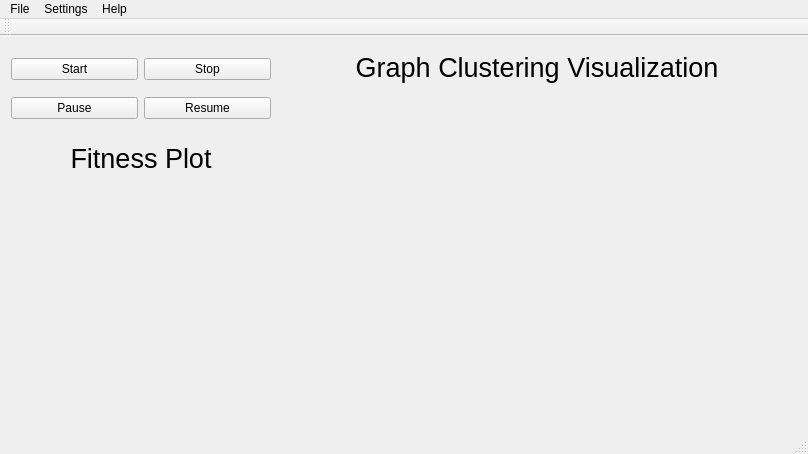
<?xml version="1.0" encoding="UTF-8"?>
<ui version="4.0">
 <class>MainWindow</class>
 <widget class="QMainWindow" name="MainWindow">
  <property name="geometry">
   <rect>
    <x>0</x>
    <y>0</y>
    <width>808</width>
    <height>454</height>
   </rect>
  </property>
  <property name="windowTitle">
   <string>Clusterer</string>
  </property>
  <property name="windowOpacity">
   <double>1.000000000000000</double>
  </property>
  <property name="layoutDirection">
   <enum>Qt::LeftToRight</enum>
  </property>
  <property name="locale">
   <locale language="English" country="UnitedStates"/>
  </property>
  <widget class="QWidget" name="centralWidget">
   <layout class="QGridLayout" name="gridLayout_4">
    <item row="0" column="0">
     <layout class="QGridLayout" name="gridLayout_2">
      <item row="0" column="0" rowspan="2">
       <layout class="QGridLayout" name="gridLayout_3">
        <item row="1" column="0">
         <widget class="QPushButton" name="pushButton_2">
          <property name="text">
           <string>Pause</string>
          </property>
         </widget>
        </item>
        <item row="0" column="0">
         <widget class="QPushButton" name="pushButton">
          <property name="text">
           <string>Start</string>
          </property>
         </widget>
        </item>
        <item row="0" column="1">
         <widget class="QPushButton" name="pushButton_4">
          <property name="text">
           <string>Stop</string>
          </property>
         </widget>
        </item>
        <item row="1" column="1">
         <widget class="QPushButton" name="pushButton_3">
          <property name="text">
           <string>Resume</string>
          </property>
         </widget>
        </item>
       </layout>
      </item>
      <item row="3" column="0" rowspan="6">
       <widget class="QWidget" name="widget" native="true"/>
      </item>
      <item row="2" column="0">
       <widget class="QLabel" name="label_3">
        <property name="font">
         <font>
          <pointsize>20</pointsize>
          <weight>50</weight>
          <bold>false</bold>
         </font>
        </property>
        <property name="text">
         <string>Fitness Plot</string>
        </property>
        <property name="alignment">
         <set>Qt::AlignCenter</set>
        </property>
       </widget>
      </item>
      <item row="1" column="1" rowspan="8" colspan="2">
       <widget class="QWidget" name="widget_2" native="true">
        <property name="sizePolicy">
         <sizepolicy hsizetype="Preferred" vsizetype="Preferred">
          <horstretch>0</horstretch>
          <verstretch>0</verstretch>
         </sizepolicy>
        </property>
        <property name="autoFillBackground">
         <bool>true</bool>
        </property>
       </widget>
      </item>
      <item row="0" column="1" colspan="2">
       <widget class="QLabel" name="label_2">
        <property name="font">
         <font>
          <pointsize>20</pointsize>
          <weight>50</weight>
          <bold>false</bold>
         </font>
        </property>
        <property name="text">
         <string>Graph Clustering Visualization</string>
        </property>
        <property name="alignment">
         <set>Qt::AlignCenter</set>
        </property>
       </widget>
      </item>
     </layout>
    </item>
   </layout>
  </widget>
  <widget class="QMenuBar" name="menuBar">
   <property name="geometry">
    <rect>
     <x>0</x>
     <y>0</y>
     <width>808</width>
     <height>22</height>
    </rect>
   </property>
   <widget class="QMenu" name="menuFile">
    <property name="title">
     <string>File</string>
    </property>
    <widget class="QMenu" name="menuLoad_Graph">
     <property name="title">
      <string>Load Graph</string>
     </property>
     <addaction name="actionZachary_format"/>
     <addaction name="actionMovielens_format"/>
    </widget>
    <addaction name="actionSave_Graph"/>
    <addaction name="menuLoad_Graph"/>
    <addaction name="separator"/>
    <addaction name="actionSave_Population"/>
    <addaction name="actionLoad_Population"/>
   </widget>
   <widget class="QMenu" name="menuSettings">
    <property name="title">
     <string>Settings</string>
    </property>
    <addaction name="actionEdit_Settings"/>
    <addaction name="actionSave_Settings_2"/>
    <addaction name="actionLoad_Settings_2"/>
   </widget>
   <widget class="QMenu" name="menuHelp">
    <property name="title">
     <string>Help</string>
    </property>
    <addaction name="actionAbout_2"/>
   </widget>
   <addaction name="menuFile"/>
   <addaction name="menuSettings"/>
   <addaction name="menuHelp"/>
  </widget>
  <widget class="QToolBar" name="mainToolBar">
   <attribute name="toolBarArea">
    <enum>TopToolBarArea</enum>
   </attribute>
   <attribute name="toolBarBreak">
    <bool>false</bool>
   </attribute>
  </widget>
  <widget class="QStatusBar" name="statusBar"/>
  <action name="actionLoad_Graph">
   <property name="text">
    <string>Load Graph</string>
   </property>
  </action>
  <action name="actionExport_Graph">
   <property name="text">
    <string>Export Graph</string>
   </property>
  </action>
  <action name="actionConfigure">
   <property name="text">
    <string>Configure</string>
   </property>
  </action>
  <action name="actionSave_Settings">
   <property name="text">
    <string>Save Settings</string>
   </property>
  </action>
  <action name="actionLoad_Settings">
   <property name="text">
    <string>Load Settings</string>
   </property>
  </action>
  <action name="actionSave_Graph">
   <property name="text">
    <string>Save Graph</string>
   </property>
  </action>
  <action name="actionZachary_format">
   <property name="text">
    <string>Zachary Format</string>
   </property>
  </action>
  <action name="actionMovielens_format">
   <property name="text">
    <string>Movielens Format</string>
   </property>
  </action>
  <action name="actionSave_Population">
   <property name="text">
    <string>Save Population</string>
   </property>
  </action>
  <action name="actionLoad_Population">
   <property name="text">
    <string>Load Population</string>
   </property>
  </action>
  <action name="actionQuit">
   <property name="text">
    <string>Quit</string>
   </property>
  </action>
  <action name="actionAbout">
   <property name="text">
    <string>About</string>
   </property>
  </action>
  <action name="actionAbout_2">
   <property name="text">
    <string>About</string>
   </property>
  </action>
  <action name="actionEdit_Settings">
   <property name="text">
    <string>Edit</string>
   </property>
  </action>
  <action name="actionLoad_Settings_2">
   <property name="text">
    <string>Load</string>
   </property>
  </action>
  <action name="actionSave_Settings_2">
   <property name="text">
    <string>Save</string>
   </property>
  </action>
 </widget>
 <layoutdefault spacing="6" margin="11"/>
 <tabstops>
  <tabstop>pushButton</tabstop>
  <tabstop>pushButton_4</tabstop>
  <tabstop>pushButton_2</tabstop>
  <tabstop>pushButton_3</tabstop>
 </tabstops>
 <resources/>
 <connections/>
</ui>
